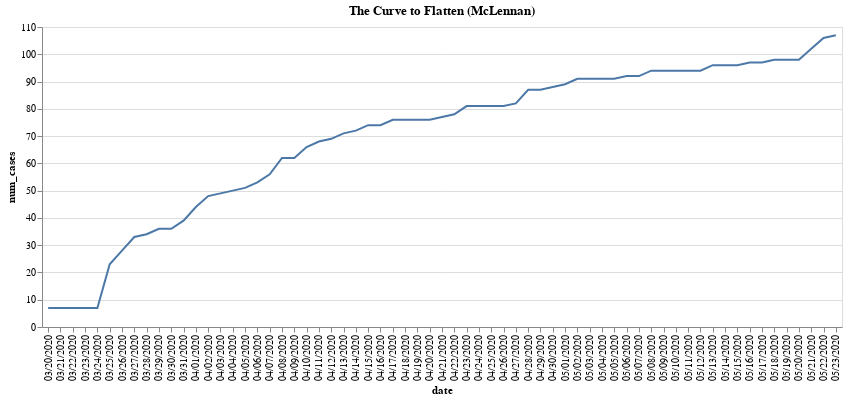

The notebook cell saved with this chart:
### Code cell
# Everybody loves a good chart.  This one should become more useful over time.

county_name = "McLennan"
totals = pd.DataFrame({'num_cases' : df_num_cases.loc[df_num_cases["county"] == county_name].astype({'num_cases': 'int'}).groupby("date")["num_cases"].sum()}).reset_index()

alt.Chart(totals, title=f"The Curve to Flatten ({county_name})").mark_line().encode(
    x='date:O',
    y='num_cases:Q'
).properties(
  width=800
).interactive(bind_y=False)

### Figure 1 — Vega-Lite specification as saved in the notebook (floating-point values rounded to 4 significant figures)
{"config": {"view": {"continuousWidth": 400, "continuousHeight": 300}}, "data": {"name": "data-c2b52762e41ddb8aef90deb31e157aee"}, "mark": "line", "encoding": {"x": {"type": "ordinal", "field": "date"}, "y": {"type": "quantitative", "field": "num_cases"}}, "selection": {"selector005": {"type": "interval", "bind": "scales", "encodings": ["x"]}}, "title": "The Curve to Flatten (McLennan)", "width": 800, "$schema": "https://vega.github.io/schema/vega-lite/v4.0.2.json", "datasets": {"data-c2b52762e41ddb8aef90deb31e157aee": [{"date": "03/20/2020", "num_cases": 7}, {"date": "03/21/2020", "num_cases": 7}, {"date": "03/22/2020", "num_cases": 7}, {"date": "03/23/2020", "num_cases": 7}, {"date": "03/24/2020", "num_cases": 7}, {"date": "03/25/2020", "num_cases": 23}, {"date": "03/26/2020", "num_cases": 28}, {"date": "03/27/2020", "num_cases": 33}, {"date": "03/28/2020", "num_cases": 34}, {"date": "03/29/2020", "num_cases": 36}, {"date": "03/30/2020", "num_cases": 36}, {"date": "03/31/2020", "num_cases": 39}, {"date": "04/01/2020", "num_cases": 44}, {"date": "04/02/2020", "num_cases": 48}, {"date": "04/03/2020", "num_cases": 49}, {"date": "04/04/2020", "num_cases": 50}, {"date": "04/05/2020", "num_cases": 51}, {"date": "04/06/2020", "num_cases": 53}, {"date": "04/07/2020", "num_cases": 56}, {"date": "04/08/2020", "num_cases": 62}, {"date": "04/09/2020", "num_cases": 62}, {"date": "04/10/2020", "num_cases": 66}, {"date": "04/11/2020", "num_cases": 68}, {"date": "04/12/2020", "num_cases": 69}, {"date": "04/13/2020", "num_cases": 71}, {"date": "04/14/2020", "num_cases": 72}, {"date": "04/15/2020", "num_cases": 74}, {"date": "04/16/2020", "num_cases": 74}, {"date": "04/17/2020", "num_cases": 76}, {"date": "04/18/2020", "num_cases": 76}, {"date": "04/19/2020", "num_cases": 76}, {"date": "04/20/2020", "num_cases": 76}, {"date": "04/21/2020", "num_cases": 77}, {"date": "04/22/2020", "num_cases": 78}, {"date": "04/23/2020", "num_cases": 81}, {"date": "04/24/2020", "num_cases": 81}, {"date": "04/25/2020", "num_cases": 81}, {"date": "04/26/2020", "num_cases": 81}, {"date": "04/27/2020", "num_cases": 82}, {"date": "04/28/2020", "num_cases": 87}, {"date": "04/29/2020", "num_cases": 87}, {"date": "04/30/2020", "num_cases": 88}, {"date": "05/01/2020", "num_cases": 89}, {"date": "05/02/2020", "num_cases": 91}, {"date": "05/03/2020", "num_cases": 91}, {"date": "05/04/2020", "num_cases": 91}, {"date": "05/05/2020", "num_cases": 91}, {"date": "05/06/2020", "num_cases": 92}, {"date": "05/07/2020", "num_cases": 92}, {"date": "05/08/2020", "num_cases": 94}, {"date": "05/09/2020", "num_cases": 94}, {"date": "05/10/2020", "num_cases": 94}, {"date": "05/11/2020", "num_cases": 94}, {"date": "05/12/2020", "num_cases": 94}, {"date": "05/13/2020", "num_cases": 96}, {"date": "05/14/2020", "num_cases": 96}, {"date": "05/15/2020", "num_cases": 96}, {"date": "05/16/2020", "num_cases": 97}, {"date": "05/17/2020", "num_cases": 97}, {"date": "05/18/2020", "num_cases": 98}, {"date": "05/19/2020", "num_cases": 98}, {"date": "05/20/2020", "num_cases": 98}, {"date": "05/21/2020", "num_cases": 102}, {"date": "05/22/2020", "num_cases": 106}, {"date": "05/23/2020", "num_cases": 107}]}}
